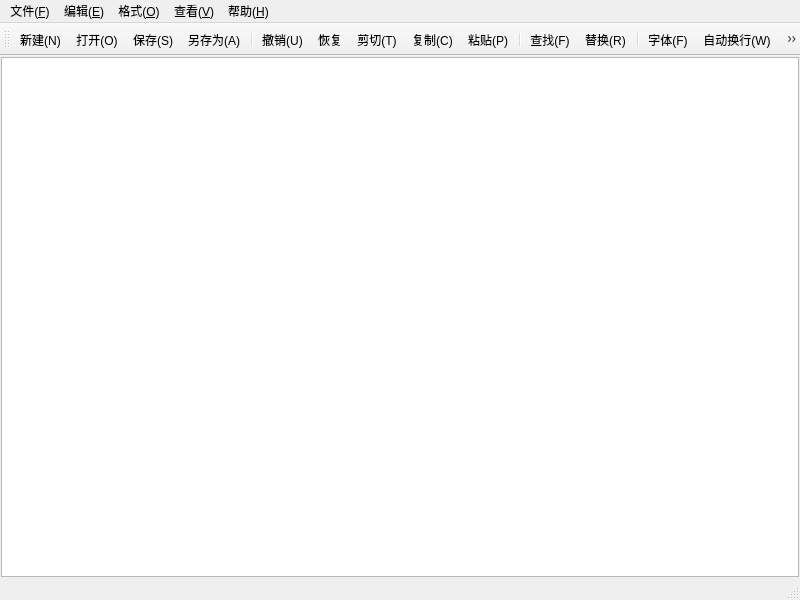
<?xml version="1.0" encoding="UTF-8"?>
<ui version="4.0">
 <class>MainWindow</class>
 <widget class="QMainWindow" name="MainWindow">
  <property name="geometry">
   <rect>
    <x>0</x>
    <y>0</y>
    <width>800</width>
    <height>600</height>
   </rect>
  </property>
  <property name="windowTitle">
   <string>MainWindow</string>
  </property>
  <property name="styleSheet">
   <string notr="true"/>
  </property>
  <widget class="QWidget" name="centralwidget">
   <layout class="QVBoxLayout" name="verticalLayout">
    <property name="spacing">
     <number>0</number>
    </property>
    <property name="leftMargin">
     <number>1</number>
    </property>
    <property name="topMargin">
     <number>1</number>
    </property>
    <property name="rightMargin">
     <number>1</number>
    </property>
    <property name="bottomMargin">
     <number>1</number>
    </property>
    <item>
     <widget class="QPlainTextEdit" name="TextEdit"/>
    </item>
   </layout>
  </widget>
  <widget class="QMenuBar" name="menubar">
   <property name="geometry">
    <rect>
     <x>0</x>
     <y>0</y>
     <width>800</width>
     <height>21</height>
    </rect>
   </property>
   <widget class="QMenu" name="menu">
    <property name="title">
     <string>文件(&amp;F)</string>
    </property>
    <addaction name="actionNew"/>
    <addaction name="actionOpen"/>
    <addaction name="actionSave"/>
    <addaction name="actionSaveAs"/>
    <addaction name="separator"/>
    <addaction name="actionExit"/>
   </widget>
   <widget class="QMenu" name="menu_E">
    <property name="title">
     <string>编辑(&amp;E)</string>
    </property>
    <addaction name="actionUndo"/>
    <addaction name="actionRedo"/>
    <addaction name="actionCut"/>
    <addaction name="actionCopy"/>
    <addaction name="actionPaste"/>
    <addaction name="separator"/>
    <addaction name="actionSearch"/>
    <addaction name="actionReplace"/>
    <addaction name="separator"/>
    <addaction name="actionAllSelect"/>
   </widget>
   <widget class="QMenu" name="menu_O">
    <property name="title">
     <string>格式(&amp;O)</string>
    </property>
    <addaction name="action_WordWrap"/>
    <addaction name="actionFontStyle"/>
    <addaction name="actionFontColor"/>
    <addaction name="separator"/>
    <addaction name="actionFontBackgroundcolor"/>
    <addaction name="actionEditBackgroundColor"/>
   </widget>
   <widget class="QMenu" name="menu_V">
    <property name="title">
     <string>查看(&amp;V)</string>
    </property>
    <addaction name="actionToolBar"/>
    <addaction name="actionStatusBar"/>
   </widget>
   <widget class="QMenu" name="menu_H">
    <property name="title">
     <string>帮助(&amp;H)</string>
    </property>
    <addaction name="actionAbout"/>
   </widget>
   <addaction name="menu"/>
   <addaction name="menu_E"/>
   <addaction name="menu_O"/>
   <addaction name="menu_V"/>
   <addaction name="menu_H"/>
  </widget>
  <widget class="QStatusBar" name="statusbar"/>
  <widget class="QToolBar" name="toolBar">
   <property name="windowTitle">
    <string>toolBar</string>
   </property>
   <attribute name="toolBarArea">
    <enum>TopToolBarArea</enum>
   </attribute>
   <attribute name="toolBarBreak">
    <bool>false</bool>
   </attribute>
   <addaction name="actionNew"/>
   <addaction name="actionOpen"/>
   <addaction name="actionSave"/>
   <addaction name="actionSaveAs"/>
   <addaction name="separator"/>
   <addaction name="actionUndo"/>
   <addaction name="actionRedo"/>
   <addaction name="actionCut"/>
   <addaction name="actionCopy"/>
   <addaction name="actionPaste"/>
   <addaction name="separator"/>
   <addaction name="actionSearch"/>
   <addaction name="actionReplace"/>
   <addaction name="separator"/>
   <addaction name="actionFontStyle"/>
   <addaction name="action_WordWrap"/>
   <addaction name="actionLineNum"/>
   <addaction name="separator"/>
   <addaction name="actionToolBar"/>
   <addaction name="actionStatusBar"/>
   <addaction name="separator"/>
  </widget>
  <action name="actionNew">
   <property name="icon">
    <iconset resource="res.qrc">
     <normaloff>:/img/NewFile2.png</normaloff>:/img/NewFile2.png</iconset>
   </property>
   <property name="text">
    <string>新建(&amp;N)</string>
   </property>
   <property name="toolTip">
    <string>新建</string>
   </property>
   <property name="shortcut">
    <string>Ctrl+N</string>
   </property>
   <property name="menuRole">
    <enum>QAction::MenuRole::NoRole</enum>
   </property>
  </action>
  <action name="actionOpen">
   <property name="icon">
    <iconset resource="res.qrc">
     <normaloff>:/img/OpenFile.png</normaloff>:/img/OpenFile.png</iconset>
   </property>
   <property name="text">
    <string>打开(&amp;O)</string>
   </property>
   <property name="toolTip">
    <string>打开</string>
   </property>
   <property name="shortcut">
    <string>Ctrl+O</string>
   </property>
   <property name="menuRole">
    <enum>QAction::MenuRole::NoRole</enum>
   </property>
  </action>
  <action name="actionSave">
   <property name="icon">
    <iconset resource="res.qrc">
     <normaloff>:/img/Save.png</normaloff>:/img/Save.png</iconset>
   </property>
   <property name="text">
    <string>保存(&amp;S)</string>
   </property>
   <property name="toolTip">
    <string>保存</string>
   </property>
   <property name="shortcut">
    <string>Ctrl+S</string>
   </property>
   <property name="menuRole">
    <enum>QAction::MenuRole::NoRole</enum>
   </property>
  </action>
  <action name="actionSaveAs">
   <property name="icon">
    <iconset resource="res.qrc">
     <normaloff>:/img/SaveAs.png</normaloff>:/img/SaveAs.png</iconset>
   </property>
   <property name="text">
    <string>另存为(&amp;A)</string>
   </property>
   <property name="toolTip">
    <string>另存为</string>
   </property>
   <property name="menuRole">
    <enum>QAction::MenuRole::NoRole</enum>
   </property>
  </action>
  <action name="actionExit">
   <property name="text">
    <string>退出(&amp;X)</string>
   </property>
   <property name="toolTip">
    <string>退出</string>
   </property>
   <property name="menuRole">
    <enum>QAction::MenuRole::NoRole</enum>
   </property>
  </action>
  <action name="actionUndo">
   <property name="icon">
    <iconset resource="res.qrc">
     <normaloff>:/img/Undo2.png</normaloff>:/img/Undo2.png</iconset>
   </property>
   <property name="text">
    <string>撤销(&amp;U)</string>
   </property>
   <property name="toolTip">
    <string>撤销</string>
   </property>
   <property name="shortcut">
    <string>Ctrl+Z</string>
   </property>
   <property name="menuRole">
    <enum>QAction::MenuRole::NoRole</enum>
   </property>
  </action>
  <action name="actionCut">
   <property name="icon">
    <iconset resource="res.qrc">
     <normaloff>:/img/Cut.png</normaloff>:/img/Cut.png</iconset>
   </property>
   <property name="text">
    <string>剪切(&amp;T)</string>
   </property>
   <property name="toolTip">
    <string>剪切</string>
   </property>
   <property name="shortcut">
    <string>Ctrl+X</string>
   </property>
   <property name="menuRole">
    <enum>QAction::MenuRole::NoRole</enum>
   </property>
  </action>
  <action name="actionRedo">
   <property name="icon">
    <iconset resource="res.qrc">
     <normaloff>:/img/restore2.png</normaloff>:/img/restore2.png</iconset>
   </property>
   <property name="text">
    <string>恢复</string>
   </property>
   <property name="toolTip">
    <string>恢复</string>
   </property>
   <property name="shortcut">
    <string>Ctrl+Shift+Z</string>
   </property>
   <property name="menuRole">
    <enum>QAction::MenuRole::NoRole</enum>
   </property>
  </action>
  <action name="actionCopy">
   <property name="icon">
    <iconset resource="res.qrc">
     <normaloff>:/img/Copy2.png</normaloff>:/img/Copy2.png</iconset>
   </property>
   <property name="text">
    <string>复制(&amp;C)</string>
   </property>
   <property name="toolTip">
    <string>复制</string>
   </property>
   <property name="shortcut">
    <string>Ctrl+C</string>
   </property>
   <property name="menuRole">
    <enum>QAction::MenuRole::NoRole</enum>
   </property>
  </action>
  <action name="actionPaste">
   <property name="icon">
    <iconset resource="res.qrc">
     <normaloff>:/img/Paste.png</normaloff>:/img/Paste.png</iconset>
   </property>
   <property name="text">
    <string>粘贴(&amp;P)</string>
   </property>
   <property name="toolTip">
    <string>粘贴</string>
   </property>
   <property name="shortcut">
    <string>Ctrl+V</string>
   </property>
   <property name="menuRole">
    <enum>QAction::MenuRole::NoRole</enum>
   </property>
  </action>
  <action name="actionSearch">
   <property name="icon">
    <iconset resource="res.qrc">
     <normaloff>:/img/Search.png</normaloff>:/img/Search.png</iconset>
   </property>
   <property name="text">
    <string>查找(&amp;F)</string>
   </property>
   <property name="toolTip">
    <string>查找</string>
   </property>
   <property name="shortcut">
    <string>Ctrl+F</string>
   </property>
   <property name="menuRole">
    <enum>QAction::MenuRole::NoRole</enum>
   </property>
  </action>
  <action name="actionReplace">
   <property name="icon">
    <iconset resource="res.qrc">
     <normaloff>:/img/Replace.png</normaloff>:/img/Replace.png</iconset>
   </property>
   <property name="text">
    <string>替换(&amp;R)</string>
   </property>
   <property name="toolTip">
    <string>替换</string>
   </property>
   <property name="shortcut">
    <string>Ctrl+H</string>
   </property>
   <property name="menuRole">
    <enum>QAction::MenuRole::NoRole</enum>
   </property>
  </action>
  <action name="actionAllSelect">
   <property name="text">
    <string>全选(&amp;A)</string>
   </property>
   <property name="toolTip">
    <string>全选</string>
   </property>
   <property name="shortcut">
    <string>Ctrl+V</string>
   </property>
   <property name="menuRole">
    <enum>QAction::MenuRole::NoRole</enum>
   </property>
  </action>
  <action name="action_WordWrap">
   <property name="checkable">
    <bool>true</bool>
   </property>
   <property name="icon">
    <iconset resource="res.qrc">
     <normaloff>:/img/AutoLineWarp.png</normaloff>:/img/AutoLineWarp.png</iconset>
   </property>
   <property name="text">
    <string>自动换行(&amp;W)</string>
   </property>
   <property name="toolTip">
    <string>自动换行</string>
   </property>
   <property name="menuRole">
    <enum>QAction::MenuRole::NoRole</enum>
   </property>
  </action>
  <action name="actionFontStyle">
   <property name="icon">
    <iconset resource="res.qrc">
     <normaloff>:/img/FontStyle.png</normaloff>:/img/FontStyle.png</iconset>
   </property>
   <property name="text">
    <string>字体(&amp;F)</string>
   </property>
   <property name="toolTip">
    <string>字体</string>
   </property>
   <property name="menuRole">
    <enum>QAction::MenuRole::NoRole</enum>
   </property>
  </action>
  <action name="actionFontColor">
   <property name="icon">
    <iconset resource="res.qrc">
     <normaloff>:/img/FontColor2.png</normaloff>:/img/FontColor2.png</iconset>
   </property>
   <property name="text">
    <string>字体颜色</string>
   </property>
   <property name="toolTip">
    <string>字体颜色</string>
   </property>
   <property name="menuRole">
    <enum>QAction::MenuRole::NoRole</enum>
   </property>
  </action>
  <action name="actionFontBackgroundcolor">
   <property name="text">
    <string>字体背景色</string>
   </property>
   <property name="toolTip">
    <string>字体背景色</string>
   </property>
   <property name="menuRole">
    <enum>QAction::MenuRole::NoRole</enum>
   </property>
  </action>
  <action name="actionEditBackgroundColor">
   <property name="text">
    <string>编辑器背景色</string>
   </property>
   <property name="toolTip">
    <string>编辑器背景色</string>
   </property>
   <property name="menuRole">
    <enum>QAction::MenuRole::NoRole</enum>
   </property>
  </action>
  <action name="actionToolBar">
   <property name="checkable">
    <bool>true</bool>
   </property>
   <property name="icon">
    <iconset resource="res.qrc">
     <normaloff>:/img/Mytoolbar.png</normaloff>:/img/Mytoolbar.png</iconset>
   </property>
   <property name="text">
    <string>工具栏(&amp;T)</string>
   </property>
   <property name="toolTip">
    <string>工具栏</string>
   </property>
   <property name="menuRole">
    <enum>QAction::MenuRole::NoRole</enum>
   </property>
  </action>
  <action name="actionStatusBar">
   <property name="checkable">
    <bool>true</bool>
   </property>
   <property name="icon">
    <iconset resource="res.qrc">
     <normaloff>:/img/myStatusbar.png</normaloff>:/img/myStatusbar.png</iconset>
   </property>
   <property name="text">
    <string>状态栏(&amp;S)</string>
   </property>
   <property name="toolTip">
    <string>状态栏</string>
   </property>
   <property name="menuRole">
    <enum>QAction::MenuRole::NoRole</enum>
   </property>
  </action>
  <action name="actionAbout">
   <property name="icon">
    <iconset resource="res.qrc">
     <normaloff>:/img/about.png</normaloff>:/img/about.png</iconset>
   </property>
   <property name="text">
    <string>关于(&amp;A)</string>
   </property>
   <property name="toolTip">
    <string>关于</string>
   </property>
   <property name="menuRole">
    <enum>QAction::MenuRole::NoRole</enum>
   </property>
  </action>
  <action name="actionLineNum">
   <property name="checkable">
    <bool>true</bool>
   </property>
   <property name="icon">
    <iconset resource="res.qrc">
     <normaloff>:/img/ShowLineNum.png</normaloff>:/img/ShowLineNum.png</iconset>
   </property>
   <property name="text">
    <string>显示行号(&amp;L)</string>
   </property>
   <property name="toolTip">
    <string>显示行号</string>
   </property>
   <property name="shortcut">
    <string>Ctrl+L</string>
   </property>
   <property name="menuRole">
    <enum>QAction::MenuRole::NoRole</enum>
   </property>
  </action>
 </widget>
 <resources>
  <include location="res.qrc"/>
 </resources>
 <connections/>
</ui>
